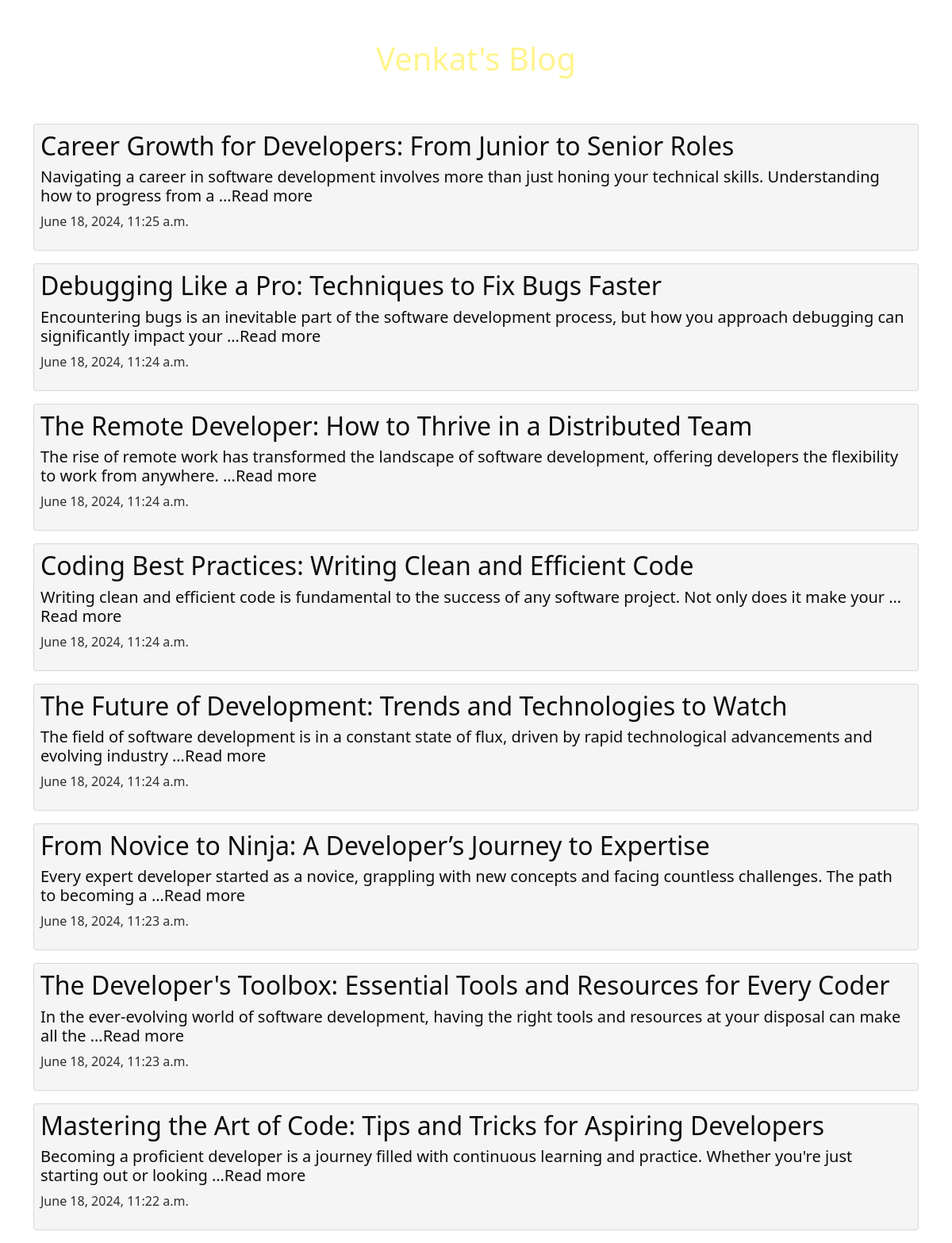
The page / on the database its author committed.
### posts/models.py (models this page shows)
class Post(models.Model):
    title=models.CharField(max_length=100)
    body=models.CharField(max_length=1000)
    created_at=models.DateTimeField(default=datetime.now, blank=True)

### posts/views.py (the view)
# urls.py: path('',views.index, name="index"),
def index(request):
    posts=Post.objects.all()
    return render(request,"index.html",{'posts':posts})

### templates/index.html (shortened to what this page needs)
<html lang="en">
<head>
    <link href="https://cdn.jsdelivr.net/npm/bootstrap@5.0.2/dist/css/bootstrap.min.css" rel="stylesheet" >
    {% load static %}
</head>
<body>
    <div class="container">
    <div class="header text-center">
        <h1>Venkat's Blog</h1>
    </div>
    <div class="row">
        <div class="leftcolumn">
            {% for post in posts reversed %}
            <div class="parent card p-2 mb-3">
                <a href="/post/{{post.id}}" style="text-decoration:none; color:black;" ><h2 class="child">{{post.title}}</h2>
                <h5 >{{post.body|truncatewords:20}}<a class="child1" href="/post/{{ post.id }}">Read more</a></h5>
                <p>{{post.created_at}}</p></a>
            </div>
            {% endfor %}
        </div>
    </div>
</div>
</body>
</html>

### rows shown on the page
Post: title "Career Growth for Developers: From Junior to Senior Roles", body "Navigating a career in software development involves more than just honing your technical skills. Understanding how to progress from a …", created_at "June 18, 2024, 11:25 a.m."
Post: title "Debugging Like a Pro: Techniques to Fix Bugs Faster", body "Encountering bugs is an inevitable part of the software development process, but how you approach debugging can significantly impact your …", created_at "June 18, 2024, 11:24 a.m."
Post: title "The Remote Developer: How to Thrive in a Distributed Team", body "The rise of remote work has transformed the landscape of software development, offering developers the flexibility to work from anywhere. …", created_at "June 18, 2024, 11:24 a.m."
Post: title "Coding Best Practices: Writing Clean and Efficient Code", body "Writing clean and efficient code is fundamental to the success of any software project. Not only does it make your …", created_at "June 18, 2024, 11:24 a.m."
Post: title "The Future of Development: Trends and Technologies to Watch", body "The field of software development is in a constant state of flux, driven by rapid technological advancements and evolving industry …", created_at "June 18, 2024, 11:24 a.m."
Post: title "From Novice to Ninja: A Developer’s Journey to Expertise", body "Every expert developer started as a novice, grappling with new concepts and facing countless challenges. The path to becoming a …", created_at "June 18, 2024, 11:23 a.m."
Post: title "The Developer's Toolbox: Essential Tools and Resources for Every Coder", body "In the ever-evolving world of software development, having the right tools and resources at your disposal can make all the …", created_at "June 18, 2024, 11:23 a.m."
Post: title "Mastering the Art of Code: Tips and Tricks for Aspiring Developers", body "Becoming a proficient developer is a journey filled with continuous learning and practice. Whether you're just starting out or looking …", created_at "June 18, 2024, 11:22 a.m."
